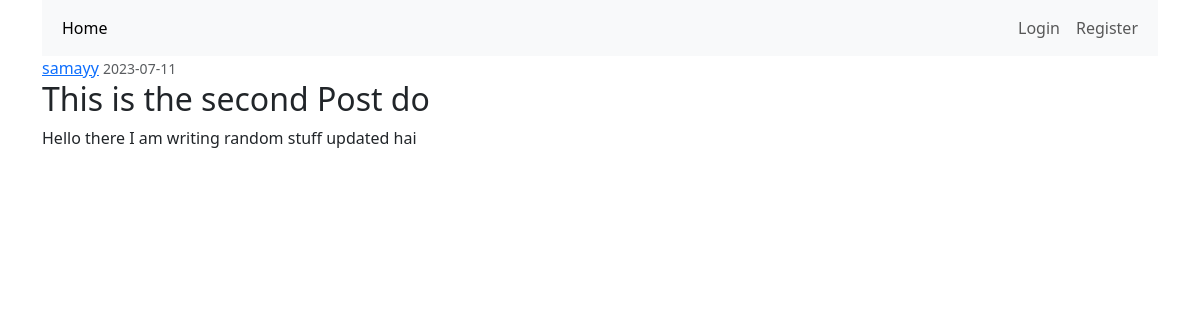
Screenshot of /post/2 with the database file from the repository.
### flaskblog/models.py (models this page shows, shortened)
class User(db.Model, UserMixin):
    id = db.Column(db.Integer, primary_key=True)
    username = db.Column(db.String(20), unique=True, nullable=False)
    email = db.Column(db.String(120), unique=True, nullable=False)
    image_file = db.Column(db.String(20), nullable=False, default='default.jpg')
    password = db.Column(db.String(60), nullable=False)
    posts = db.relationship('Post', backref='author', lazy=True)

class Post(db.Model):
    id = db.Column(db.Integer, primary_key=True)
    title = db.Column(db.String(100), nullable=False)
    date_posted = db.Column(db.DateTime, nullable=False, default=datetime.utcnow)
    content = db.Column(db.Text, nullable=False)
    user_id = db.Column(db.Integer, db.ForeignKey('user.id'), nullable=False)

### flaskblog/routes.py (the view)
@app.route('/post/<int:post_id>')
def post(post_id):
    post = Post.query.get_or_404(post_id)
    return render_template('post.html',post=post)

### flaskblog/templates/post.html (shortened to what this page needs)
{% extends "layout.html" %}
{% block content %}
    <article class="media content-section">
        <div class="media-body">
        <div class="article-metadata">
            <a class="mr-2" href="#">{{ post.author.username }}</a>
            <small class="text-muted">{{ post.date_posted.strftime('%Y-%m-%d') }}</small>
        </div>
        <h2 class="article-title">{{ post.title }}</h2>
        <p class="article-content">{{ post.content }}</p>
        </div>
    </article>
{% endblock content %}

### rows the page displays
User: author.username "samayy"
Post: date_posted "2023-07-11", title "This is the second Post do", content "Hello there I am writing random stuff updated hai"
